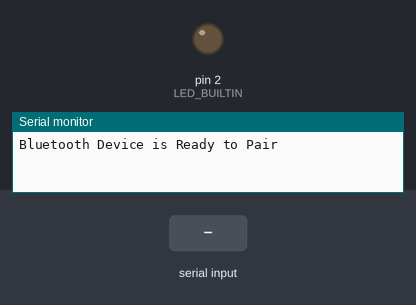
A sketch run on a simulated Arduino Uno, built with avr-gcc and run on an emulated ATmega328P. On the bench: output pins drawn as LEDs (lit = HIGH), the last lines printed to the serial monitor. The inputs (shaded band) are chosen by the test bench.

Above: at 1.2 s.
1.3 s: "1" received over the second serial link
At 2.4 s:
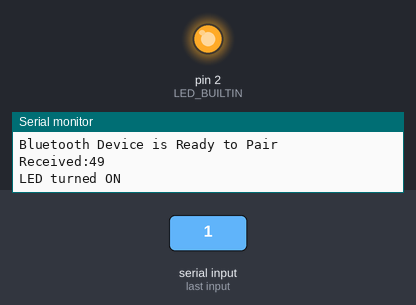
2.8 s: "0" received over the second serial link
At 4.2 s:
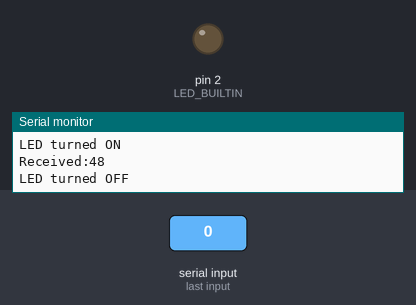
Timing chart, 0 to 5.8 s (numbered marks = the images above; inputs shaded):
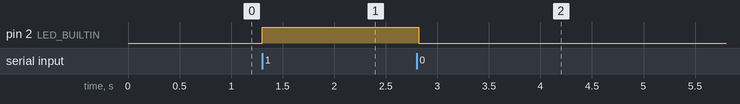

The sketch:

blue_serial_HC_05.ino
```cpp
#include <SoftwareSerial.h>
SoftwareSerial BTserial(2, 3); // RX | TX

int incoming;
int LED_BUILTIN = 2;

void setup() {
  Serial.begin(9600); //Start Serial monitor in 9600
  BTserial.begin(9600); //Name of your Bluetooth Signal
  Serial.println("Bluetooth Device is Ready to Pair");

  pinMode (LED_BUILTIN, OUTPUT);//Specify that LED pin is output
}

void loop() {

  if (BTserial.available()) //Check if we receive anything from Bluetooth
  {
    incoming = BTserial.read(); //Read what we recevive
    Serial.print("Received:"); Serial.println(incoming);

    if (incoming == 49) //1 ASCI code
        {
        digitalWrite(LED_BUILTIN, HIGH);
        BTserial.println("LED turned ON");
        Serial.println("LED turned ON");
        }

    if (incoming == 48) //0 ASCI code
        {
        digitalWrite(LED_BUILTIN, LOW);
        BTserial.println("LED turned OFF");
        Serial.println("LED turned OFF");
        }
  }
  delay(20);
}
```

Measured:
- after the input at 1.3 s, pin 2 (LED_BUILTIN): LOW → HIGH at once
- after the input at 2.8 s, pin 2 (LED_BUILTIN): HIGH → LOW at once
